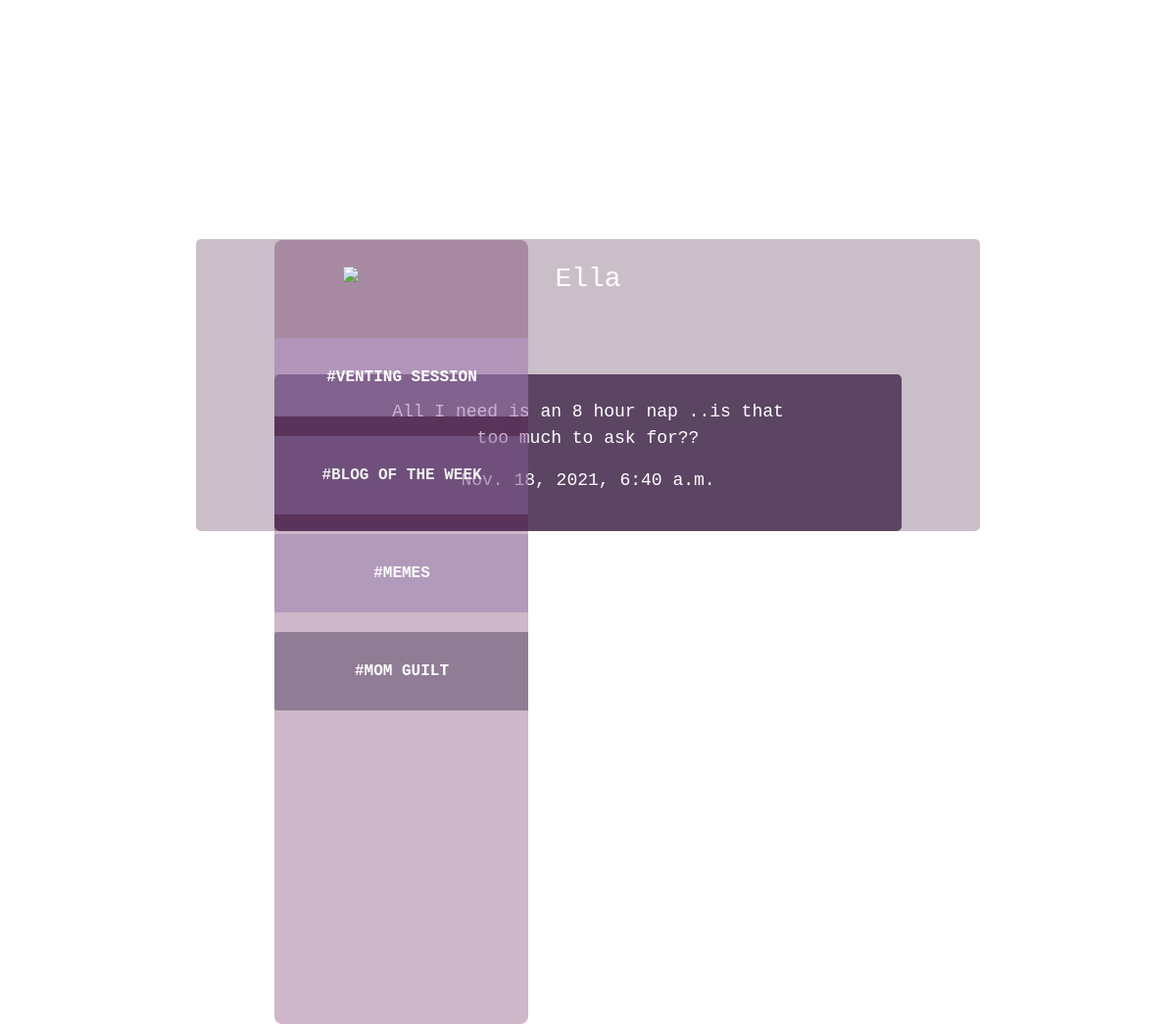
Page /profile/4/ on the earlier database version.
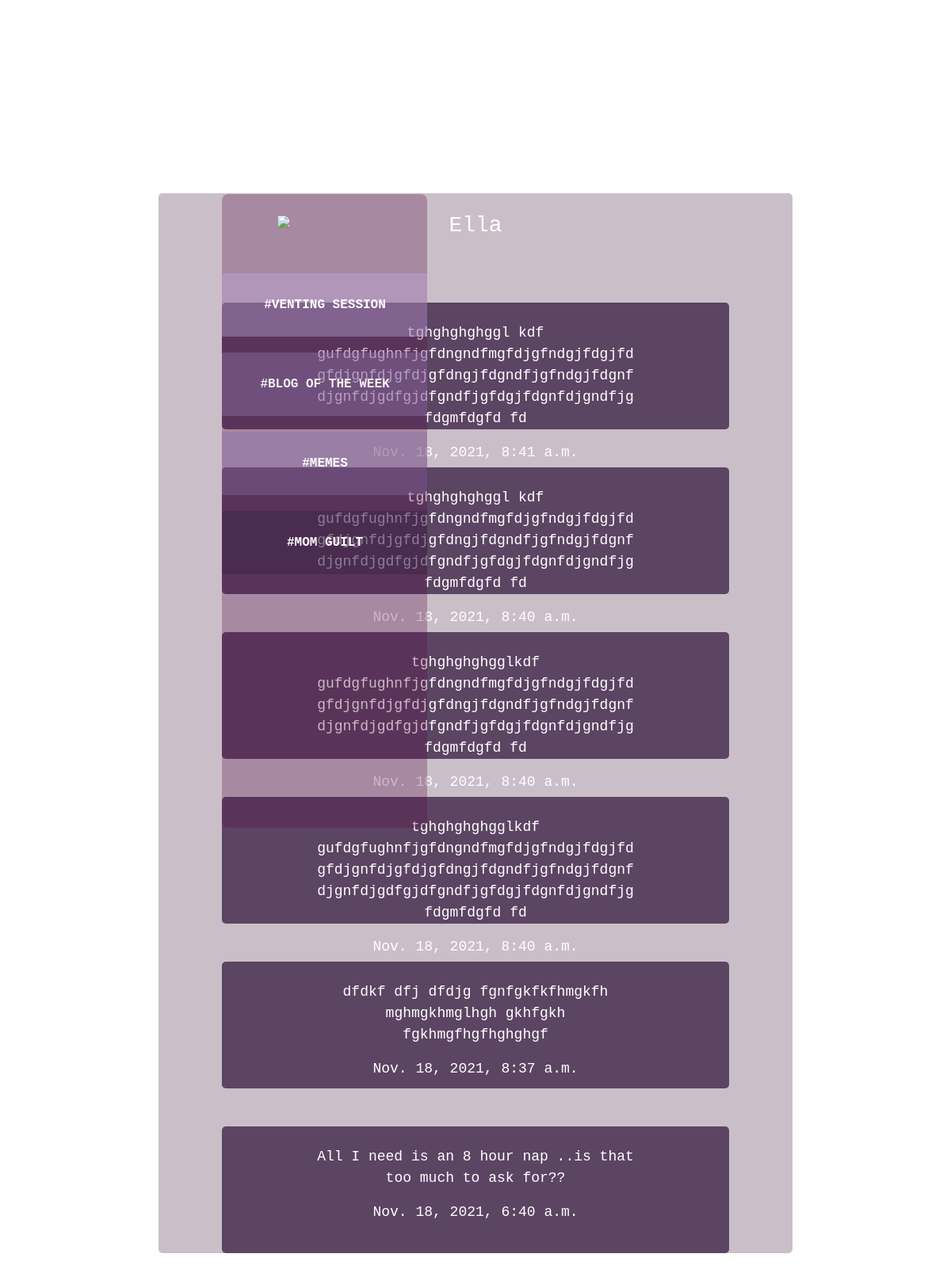
Same page on the later database version.
### main_app/models.py (models this page shows)
class Post(models.Model):
    body = models.TextField()
    created_at = models.DateTimeField(auto_now_add=True)
    mama = models.ForeignKey(User, on_delete=models.CASCADE)

### main_app/views.py (the view)
# urls.py: path('profile/<int:pk>/', views.Profile.as_view(), name="profile"),
class Profile(TemplateView):
    def get(self, request, pk, *args, **kwargs):
        profile = UserProfile.objects.get(pk=pk)
        user = profile.user
        posts = Post.objects.filter(mama=user).order_by('-created_at')
        context = {
            'user': user,
            'profile': profile,
            'posts': posts
        }
        return render(request, 'profile.html', context)

### main_app/templates/profile.html (shortened to what this page needs)
{% extends 'base.html' %}
{% block content %}
{% include 'sidebar.html' %}
<body class="feed" style="background-image: url('https://imgur.com/Sz7NTZC.png');
background-position: center;
background-repeat: no-repeat;
background-size: cover;
padding-top: 100px;
background-attachment: fixed;
">
<div class="container"
style="background-color: rgba(49, 6, 39, 0.253);
    width: 50rem; align-items:center;border-radius: 5px;
   ">
    <div class="row justify-content-center mt-5"
    style="color:white;
     font-family: 'Courier New', Courier, monospace;
     text-align: center;
     font-weight: bolder;
     font-size: 30px;
    ">
            {% if profile.name %}
            <h3 class="py-4">{{ profile.name }}
                <span>
                    {% if request.user == user %}
                    {% endif %}
                </span>
                {% else %}
                <h3 class="py-4">{{ user.username }}
                </h3>
                {% endif %}
        </div>
    {% for post in posts %}
    <div class="row justify-content-center mt-5"
    style="width: 40rem; height: 10rem; text-align: center; margin: 0 auto; float: none; margin-bottom: 20px;
        background-color: rgba(32, 1, 42, 0.644);
        position: sticky;
        font-family: 'Courier New', Courier, monospace;
        color:rgb(255, 255, 255);border-radius: 5px;
        font-size: 18px;
        padding-top: 25px;
        overflow-wrap:break-word;
        ">
        <div class="col-md-8 col-sm-12 position-relative" style="text-align: center;">
            <p>{{ post.body }}</p>
            <p>{{ post.created_at }}</p>
        </div>
    </div>
    {% endfor %}
</div>
{% endblock content %}

Differences in the rows shown:
added Post: body "tghghghghggl kdf gufdgfughnfjgfdngndfmgfdjgfndgjfdgjfdgfdjgnfdjgfdjgfdngjfdgndfjgfndgjfdgnfdjgnfdjgdfgjdfgndfjgfdgjfdgnfdjgndfjgfdgmfdgfd fd", created_at "Nov. 18, 2021, 8:41 a.m."
added Post: body "tghghghghggl kdf gufdgfughnfjgfdngndfmgfdjgfndgjfdgjfdgfdjgnfdjgfdjgfdngjfdgndfjgfndgjfdgnfdjgnfdjgdfgjdfgndfjgfdgjfdgnfdjgndfjgfdgmfdgfd fd", created_at "Nov. 18, 2021, 8:40 a.m."
added Post: body "tghghghghgglkdf gufdgfughnfjgfdngndfmgfdjgfndgjfdgjfdgfdjgnfdjgfdjgfdngjfdgndfjgfndgjfdgnfdjgnfdjgdfgjdfgndfjgfdgjfdgnfdjgndfjgfdgmfdgfd fd", created_at "Nov. 18, 2021, 8:40 a.m."
added Post: body "tghghghghgglkdf gufdgfughnfjgfdngndfmgfdjgfndgjfdgjfdgfdjgnfdjgfdjgfdngjfdgndfjgfndgjfdgnfdjgnfdjgdfgjdfgndfjgfdgjfdgnfdjgndfjgfdgmfdgfd fd", created_at "Nov. 18, 2021, 8:40 a.m."
added Post: body "dfdkf dfj dfdjg fgnfgkfkfhmgkfh mghmgkhmglhgh gkhfgkh fgkhmgfhgfhghghgf", created_at "Nov. 18, 2021, 8:37 a.m."
